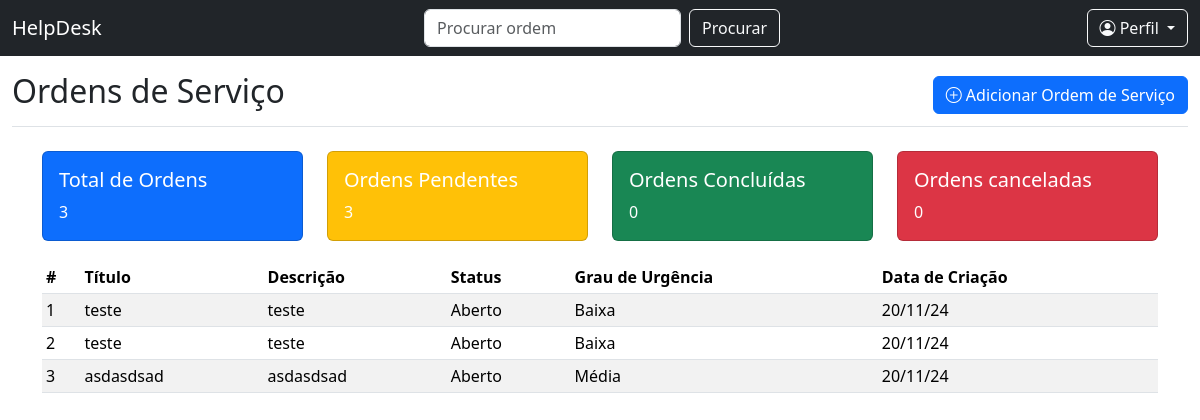
Before: /home/ (signed in) with the older database file.
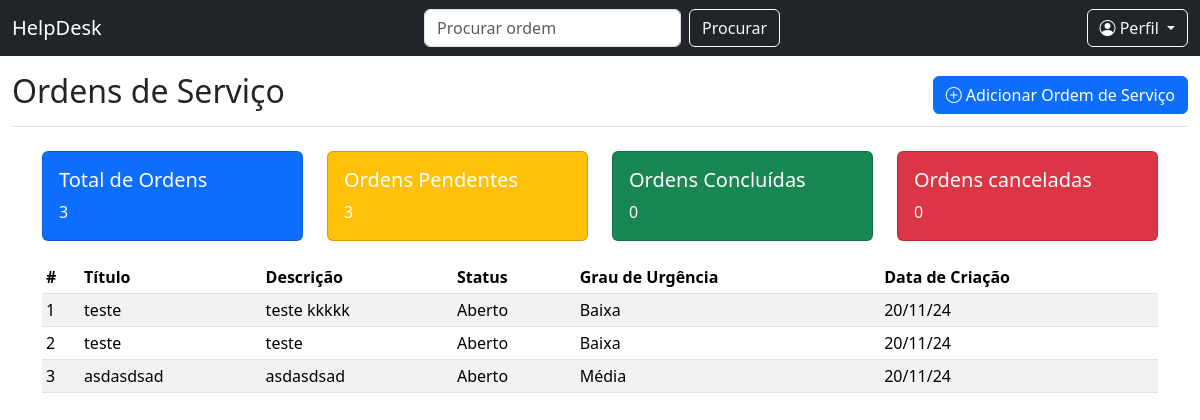
After: the same page with the newer database file.
### helpdesk/models.py (models this page shows, shortened)
class OrdemServico(models.Model):
    STATUS_CHOICES = [
        ('aberto', 'Aberto'),
        ('andamento', 'Em andamento'),
        ('concluido', 'Concluído'),
        ('nao_concluido', 'Não Concluído'),
    ]
    URGENCY_LEVEL_CHOICES = [
        ('baixa', 'Baixa'),
        ('media', 'Média'),
        ('alta', 'Alta'),
    ]
    title = models.CharField(max_length=200)
    description = models.TextField()
    status = models.CharField(max_length=20, choices=STATUS_CHOICES, default='aberto')
    urgency = models.CharField(max_length=20, choices=URGENCY_LEVEL_CHOICES, default='media')
    created_at = models.DateTimeField(auto_now_add=True)
    updated_at = models.DateTimeField(auto_now=True)
    user = models.ForeignKey(CustomUser, on_delete=models.CASCADE, null=True)

### helpdesk/views.py (the view)
# urls.py: path('home/', views.home_view, name='home'),
@login_required
def home_view(request):
    total_ordens = OrdemServico.objects.count()
    status_counts = OrdemServico.objects.values('status').annotate(total=Count('status'))
    ordens_pendentes = ordens_concluidas = ordens_nao_concluidas = 0
    all_orders = OrdemServico.objects.prefetch_related(
        Prefetch('comentarios', queryset=Comentario.objects.select_related('user'))
    )
    for status in status_counts:
        if status['status'] == 'aberto' or status['status'] == 'andamento':
            ordens_pendentes += status['total']
        elif status['status'] == 'concluido':
            ordens_concluidas = status['total']
        elif status['status'] == 'nao_concluido':
            ordens_nao_concluidas = status['total']
    return render(request, 'home/home.html', {
        'total_ordens': total_ordens,
        'ordens_pendentes': ordens_pendentes,
        'ordens_concluidas': ordens_concluidas,
        'ordens_nao_concluidas': ordens_nao_concluidas,
        'all_orders': all_orders,
        'user_orders': OrdemServico.objects.filter(user=request.user)
    })

### helpdesk/templates/home/home.html (shortened to what the changed rows need)
{% load static %}
<!DOCTYPE html>
<html lang="pt-br">
<head>
    <link rel="stylesheet" href="{% static 'css/home.css' %}">
    <link href="https://cdn.jsdelivr.net/npm/bootstrap@5.3.3/dist/css/bootstrap.min.css" rel="stylesheet">
    <link href="https://cdnjs.cloudflare.com/ajax/libs/bootstrap-icons/1.10.5/font/bootstrap-icons.min.css" rel="stylesheet">
</head>
<body>
    <div class="container-fluid">
      <div class="row justify-content-center ">
        <main class="col-12">
          <div class="d-flex justify-content-between flex-wrap flex-md-nowrap align-items-center pt-3 pb-2 mb-3 border-bottom">
            <h1 class="h2">Ordens de Serviço</h1>
          </div>
          <div class="container my-4">
          <div class="table-responsive">
            <table class="table table-striped table-hover table-sm">
              <thead>
                <tr>
                  <th>#</th>
                  <th>Título</th>
                  <th>Descrição</th>
                  <th>Status</th>
                  <th>Grau de Urgência</th>
                  <th>Data de Criação</th>
                </tr>
              </thead>
              <tbody>
                {% if all_orders %}
                  {% for order in all_orders %}
                    <tr data-bs-toggle="modal" data-bs-target="#orderDetailsModal{{ order.id }}">
                      <td>{{ order.id }}</td>
                      <td>{{ order.title }}</td>
                      <td>{{ order.description }}</td>
                      <td>{{ order.get_status_display }}</td>
                      <td>{{ order.get_urgency_display }}</td>
                      <td>{{ order.created_at|date:"d/m/y" }}</td>
                    </tr>
                  {% endfor %}
                {% else %}
                  <tr>
                    <td colspan="6" class="text-center">Não há ordens de serviço cadastradas.</td>
                  </tr>
                {% endif %}
              </tbody>
            </table>
          </div>
        </main>
      </div>
    </div>
</body>
</html>

Changed rows visible on the page:
changed OrdemServico id 1: description "teste" → "teste kkkkk"
